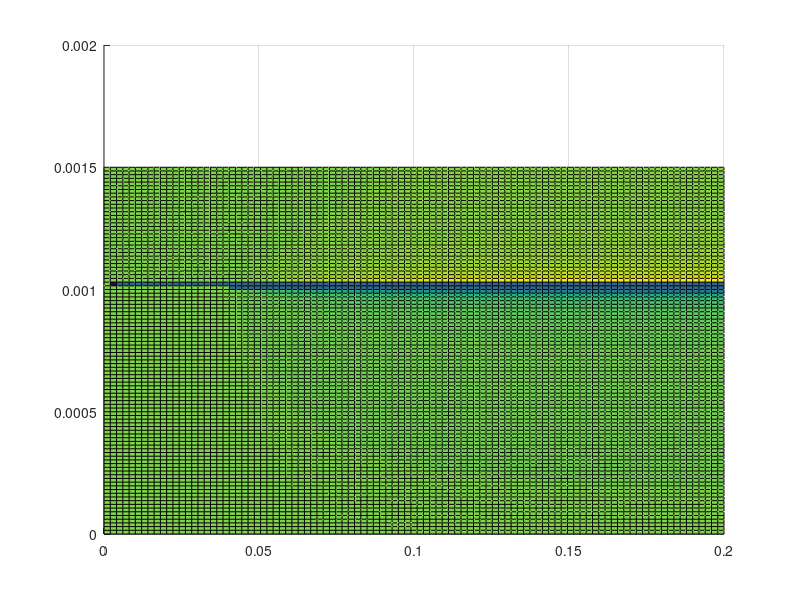

The MATLAB script that drew this image:
d12=linspace(0, 0.0015, 100);
sm2=linspace(0.00001, 0.2, 100);

 
  N1_ans=dlmread('N1cctoD1_04_d_test.txt');
    N2_ans=dlmread('N2cctoD1_04_d_test.txt');
    figure;
    hold on;
    grid on;
    surf(sm2, d12, N1_ans);
    %surf(sm2, d12, N2_ans);